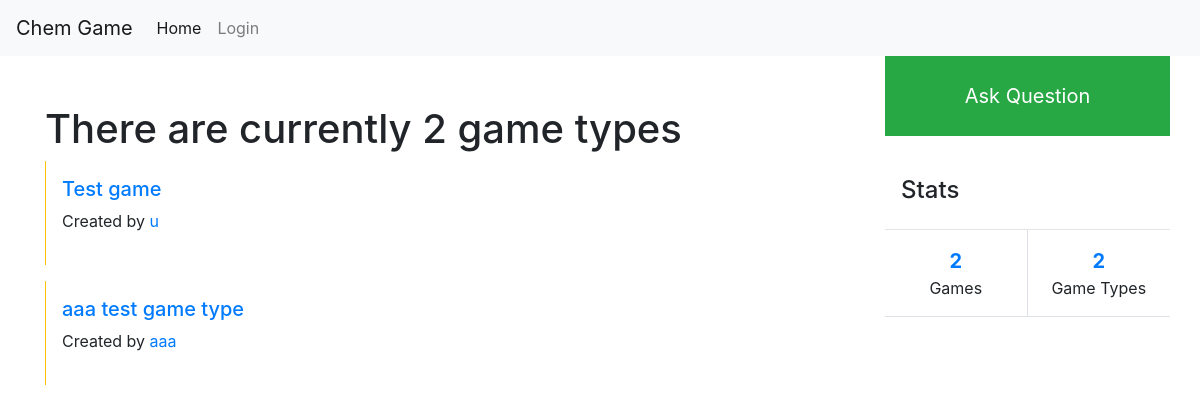
/Views/gameTypes.php, run on the app's committed database.
### tables this page shows
CREATE TABLE `gametype` (
  `GAME_TYPE_ID` int(10) UNSIGNED NOT NULL,
  `ADMIN_ID` int(10) UNSIGNED NOT NULL,
  `GAME_NAME` varchar(48) DEFAULT NULL,
  `PHP` varchar(225) DEFAULT NULL,
  `CSS` varchar(225) DEFAULT NULL,
  `JS` varchar(225) DEFAULT NULL
);

### settings.php (called while the page is built, shortened)
<?php
class MyPDO
{
    protected static $instance;
    protected $pdo;
    public function __construct()
    {
        $host = '127.0.0.1';
        $db = 'chemgame';
        $user = 'root';
        $pass = '';
        $charset = 'utf8mb4';
        $opt = array(
            PDO::ATTR_ERRMODE => PDO::ERRMODE_EXCEPTION,
            PDO::ATTR_DEFAULT_FETCH_MODE => PDO::FETCH_ASSOC,
            PDO::ATTR_EMULATE_PREPARES => FALSE,
        );
        $dsn = "mysql:host=$host;dbname=$db;charset=$charset";
        $this->pdo = new PDO($dsn, $user, $pass, $opt);
    }
    public static function instance()
    {
        if (self::$instance === null) {
            self::$instance = new self;
        }
        return self::$instance;
    }
    public function __call($method, $args)
    {
        return call_user_func_array(array($this->pdo, $method), $args);
    }
    public function run($sql, $args = [])
    {
        if (!$args) {
            return $this->query($sql);
        }
        $stmt = $this->pdo->prepare($sql);
        $stmt->execute($args);
        return $stmt;
    }
}

### GameType/GameTypeItem.php (called while the page is built, shortened)
<?php
require_once('../settings.php');
class GameTypeItem
{
    protected $db;
    public function __construct()
    {
        $this->db = MyPDO::instance();
    }
    public function getAllGames()
    {
        return $this->db->run("SELECT * FROM gametype")->fetchAll(\PDO::FETCH_ASSOC);
    }
}
?>

### Admin/AdminItem.php (called while the page is built, shortened)
<?php
require_once('../settings.php');
class AdminItem
{
    protected $db;
    public function __construct()
    {
        $this->db = MyPDO::instance();
    }
    public function find($field, $value)
    {
        return $this->db->run("SELECT * FROM admin WHERE $field = ?", [$value]);
    }
    public function getName($id)
    {
        $query = $this->find('ADMIN_ID', $id);
        $result = $query->fetch();
        return $result["USERNAME"];
    }
}
?>

### Game/GameItem.php (called while the page is built, shortened)
<?php
require_once('../settings.php');
class GameItem
{
    protected $db;
    public function __construct()
    {
        $this->db = MyPDO::instance();
    }
    public function getAllGames()
    {
        return $this->db->run("SELECT * FROM game")->fetchAll(\PDO::FETCH_ASSOC);
    }
}
?>

### Views/gameTypes.php (the view, shortened to what this page needs)
<?php
require_once("./navbar.php");
require_once "../settings.php";
require_once "../Game/GameItem.php";
require_once "../User/UserItem.php";
require_once "../GameType/GameTypeItem.php";
require_once "../Admin/AdminItem.php";
$gameitem = new GameItem();
$gametypeitem = new GameTypeItem();
$adminitem = new AdminItem();
?>
<link href="https://code.ionicframework.com/ionicons/2.0.1/css/ionicons.min.css" rel="stylesheet">
<div class="container">
    <div class="row">
        <div class="col-lg-9 mb-3">
            <div class="row text-left mb-5">
                <div class="col-lg-6 mb-3 mb-sm-0">
                </div>
                <div class="col-lg-6 text-lg-right">
                </div>
            </div>
            <h1>There are currently <?= count($gametypeitem->getAllGames()) ?> game types</h1>
            <?php
            foreach ($gametypeitem->getAllGames() as $game) {
                $id = $adminitem->getName($game['ADMIN_ID']);
            ?>
            <div
                class="card row-hover pos-relative py-3 px-3 mb-3 border-warning border-top-0 border-right-0 border-bottom-0 rounded-0">
                <div class="row align-items-center">
                    <div class="col-md-8 mb-3 mb-sm-0">
                        <h5>
                            <a href="#" class="text-primary">
                                <?=($game["GAME_NAME"]) ?>
                            </a>
                        </h5>
                        <p class="text-sm"><span class="op-6">Created by</span><a class="text-black" href="#">
                                <?= $id ?>
                            </a></p>
                    </div>
                    <div class="col-md-4 op-7">
                    </div>
                </div>
            </div>
            <?php }
            ; ?>
        </div>
        <div class="col-lg-3 mb-4 mb-lg-0 px-lg-0 mt-lg-0">
            <div data-settings="{&quot;parent&quot;:&quot;#content&quot;,&quot;mind&quot;:&quot;#header&quot;,&quot;top&quot;:10,&quot;breakpoint&quot;:992}"
                data-toggle="sticky" class="sticky" style="top: 85px;">
                <div class="sticky-inner">
                    <a class="btn btn-lg btn-block btn-success rounded-0 py-4 mb-3 bg-op-6 roboto-bold" href="#">Ask
                        Question</a>
                    <div class="bg-white mb-3">
                        <h4 class="px-3 py-4 op-5 m-0 roboto-bold">
                            Stats
                        </h4>
                        <hr class="my-0">
                        <div class="row text-center d-flex flex-row op-7 mx-0">
                            <div class="col-sm-6 flex-ew text-center py-3 border-bottom border-right"> <a
                                    class="d-block lead font-weight-bold" href="games.php">
                                    <?= count($gameitem->getAllGames()) ?>
                                </a> Games </div>
                            <div class="col-sm-6 col flex-ew text-center py-3 border-bottom mx-0"> <a
                                    class="d-block lead font-weight-bold" href="gameTypes.php">
                                    <?= count($gametypeitem->getAllGames()) ?>
                                </a> Game Types</div>
                        </div>
                    </div>
                </div>
            </div>
        </div>
    </div>
</div>

### data on the page
gametype: GAME_NAME "Test game", ADMIN_ID.USERNAME "u"
gametype: GAME_NAME "aaa test game type", ADMIN_ID.USERNAME "aaa"

### other printed values
count($gametypeitem->getAllGames()) "2"
count($gameitem->getAllGames()) "2"
